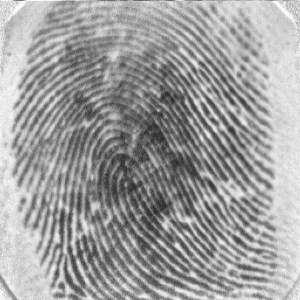
#> input picture AFIS - proyecto/Preprocessing fingerprint/clahe_test.jpeg, 300 x 300 px
$ python -i utils.py   (imports and definitions only)
#> lines starting #> are read from the running program, lines starting #| are printed output that depends on the picture
import matplotlib.pyplot as plt
import numpy as np
import scipy.ndimage as ndimage
import scipy.signal as signal

def showImage(image, label, vmin=0.0, vmax=1.0):
    plt.figure().suptitle(label)
    plt.imshow(image, cmap="gray", vmin=vmin, vmax=vmax)

# [87 lines left out: functions showOrientations, drawImage, normalize, localNormalize, binarize, kernelFromFunction, not called in this run]

def sobelKernelX():
    """
    Creates a horizontal Sobel kernel.
    """
    return np.array([[-1,  0,  1],
                     [-2,  0,  2],
                     [-1,  0,  1]])

def sobelKernelY():
    """
    Creates a vertical Sobel kernel.
    """
    return np.array([[-1, -2, -1],
                     [ 0,  0,  0],
                     [ 1,  2,  1]])

def convolve(image, kernel, origin=None, shape=None, pad=True):
    """
    Apply a kernel to an image or to a part of an image.

    :param image:   The source image.
    :param kernel:  The kernel (an ndarray of black and white, or grayvalues).
    :param origin:  The origin of the part of the image to be convolved.
                    Defaults to (0, 0).
    :param shape:   The shape of the part of the image that is to be convolved.
                    Defaults to the shape of the image.
    :param pad:     Whether the image should be padded before applying the
                    kernel. Passing False here will cause indexing errors if
                    the kernel is applied at the edge of the image.
    :returns:       The resulting image.
    """
    if not origin:
        origin = (0, 0)

    if not shape:
        shape = (image.shape[0] - origin[0], image.shape[1] - origin[1])

    result = np.empty(shape)

    if callable(kernel):
        k = kernel(0, 0)
    else:
        k = kernel

    kernelOrigin = (-k.shape[0] // 2, -k.shape[1] // 2)
    kernelShape = k.shape

    topPadding = 0
    leftPadding = 0

    if pad:
        topPadding = max(0, -(origin[0] + kernelOrigin[0]))
        leftPadding = max(0, -(origin[1] + kernelOrigin[1]))
        bottomPadding = max(0, (origin[0] + shape[0] + kernelOrigin[0] + kernelShape[0]) - image.shape[0])
        rightPadding = max(0, (origin[1] + shape[1] + kernelOrigin[1] + kernelShape[1]) - image.shape[1])

        padding = (topPadding, bottomPadding), (leftPadding, rightPadding)

        if np.max(padding) > 0.0:
            image = np.pad(image, padding, mode="edge")

    for y in range(shape[0]):
        for x in range(shape[1]):
            iy = topPadding + origin[0] + y + kernelOrigin[0]
            ix = leftPadding + origin[1] + x + kernelOrigin[1]

            block = image[iy:iy+kernelShape[0], ix:ix+kernelShape[1]]
            if callable(kernel):
                result[y, x] = np.sum(block * kernel(y, x))
            else:
                result[y, x] = np.sum(block * kernel)

    return result

# [21 lines left out: function findMask, not called in this run]

def averageOrientation(orientations, weights=None, deviation=False):
    """
    Calculate the average orientation in an orientation field.
    """

    orientations = np.asarray(orientations).flatten()
    o = orientations[0]

    aligned = np.where(np.absolute(orientations - o) > np.pi * 0.5,
            np.where(orientations > o, orientations - np.pi, orientations + np.pi),
            orientations)
    if deviation:
        return np.average(aligned, weights=weights) % np.pi, np.std(aligned)
    else:
        return np.average(aligned, weights=weights) % np.pi

# [47 lines left out: functions averageFrequency, rotateAndCrop, not called in this run]

def estimateOrientations(image, w=16, interpolate=True):
    """
    Estimate orientations of lines or ridges in an image.

    This is more or less an implementation of of the algorithm in Chapter 2.4 in
    the paper:

        Fingerprint image enhancement: Algorithm and performance evaluation
        Hong, L., Wan, Y. & Jain, A. (1998)

    In addition to calculating the orientation in each cell, we create a
    continuous orientation field, the same shape as the input image, by
    interpolating the orientation values between the cell centers, as
    suggested in this paper:

        Novel approach to automated fingerprint recognition
        Wahab, A., Chin, S. & Tan, E. (1998)

    :param image: The image to estimate orientations in.
    :param w: The block size.
    :returns: An ndarray the same shape as the image, filled with orientation
              angles in radians.
    """

    height, width = image.shape

    # First we smooth the whole image with a Gaussian filter, to make the
    # individual pixel gradients less spurious.
    image = ndimage.filters.gaussian_filter(image, 2.0)

    # Compute the gradients G_x and G_y at each pixel
    G_x = convolve(image, sobelKernelX())
    G_y = convolve(image, sobelKernelY())

    # Estimate the local orientation of each block
    yblocks, xblocks = height // w, width // w
    O = np.empty((yblocks, xblocks))
    for j in range(yblocks):
        for i in range(xblocks):
            V_y, V_x = 0, 0
            for v in range(w):
                for u in range(w):
                    V_x += 2 * G_x[j*w+v, i*w+u] * G_y[j*w+v, i*w+u]
                    V_y += G_x[j*w+v, i*w+u] ** 2 - G_y[j*w+v, i*w+u] ** 2

            O[j, i] = np.arctan2(V_x, V_y) * 0.5

    # Rotate the orientations so that they point along the ridges, and wrap
    # them into only half of the circle (all should be less than 180 degrees).
    O = (O + np.pi * 0.5) % np.pi

    # Smooth the orientation field
    orientations = np.full(image.shape, -1.0)
    O_p = np.empty(O.shape)
    O = np.pad(O, 2, mode="edge")
    for y in range(yblocks):
        for x in range(xblocks):
            surrounding = O[y:y+5, x:x+5]
            orientation, deviation = averageOrientation(surrounding, deviation=True)
            if deviation > 0.5:
                orientation = O[y+2, x+2]
            O_p[y, x] = orientation
    O = O_p

    # Make an orientation field the same shape as the input image, and fill it
    # with values interpolated from the preliminary orientation field.
    #
    # BUG: This is currently quite slow. It should be possible to implement
    #      this more efficiently.
    orientations = np.full(image.shape, -1.0)
    if interpolate:
        hw = w // 2
        for y in range(yblocks - 1):
            for x in range(xblocks - 1):
                for iy in range(w):
                    for ix in range(w):
                        orientations[y*w+hw+iy, x*w+hw+ix] = averageOrientation(
                                [O[y, x], O[y+1, x], O[y, x+1], O[y+1, x+1]],
                                [iy + ix, w - iy + ix, iy + w - ix, w - iy + w - ix])
    else:
        for y in range(yblocks):
            for x in range(xblocks):
                orientations[y*w:(y+1)*w, x*w:(x+1)*w] = O[y, x]

    #print(O.flatten())
    #print(O.shape)
    return orientations

# [59 lines left out: function estimateFrequencies, not called in this run]

>>> import cv2
>>> picture = cv2.imread('../../../../AFIS - proyecto/Preprocessing fingerprint/clahe_test.jpeg', cv2.IMREAD_GRAYSCALE)
#> picture is the input picture: shape (300, 300); min 39, max 255, mean 158.4
>>> result = estimateOrientations(picture)
#> in estimateOrientations, `image = ndimage.filters.gaussian_filter(image, 2.0)`:
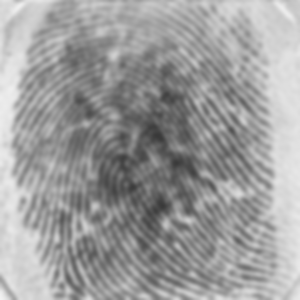
#> image: shape (300, 300); min 57, max 242, mean 157.4
#> in convolve, `k = kernel`: k = [[-1, 0, 1], [-2, 0, 2], [-1, 0, 1]]
#> after the loop in convolve, `for y in range(shape[0]):`:
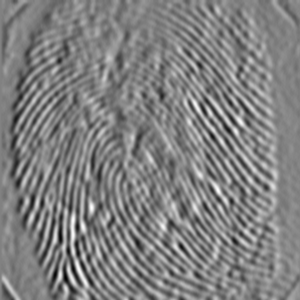
#> result: shape (300, 300) float64; min -170, max 166, mean 0.1; drawn with min black and max white
#> call 2 of convolve, with kernel = array of shape (3, 3), pad = True
#> in convolve (call 2), `k = kernel`: k = [[-1, -2, -1], [0, 0, 0], [1, 2, 1]]
#> after the loop in convolve (call 2), `for y in range(shape[0]):`:
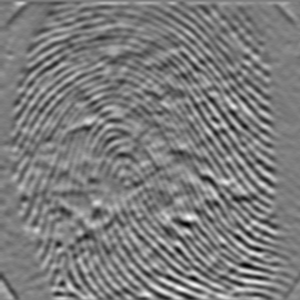
#> result: shape (300, 300) float64; min -155, max 161, mean -0.2; drawn with min black and max white
#> in estimateOrientations, `O = np.pad(O, 2, mode="edge")`:
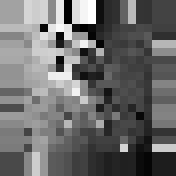
#> O: shape (22, 22) float64 (shown 8 times larger); min 0.0399, max 3.11, mean 1.34; drawn with min black and max white
#> the loop in estimateOrientations, `for y in range(yblocks - 1):` made 17 passes
#> after the loop in estimateOrientations, `for y in range(yblocks - 1):`:
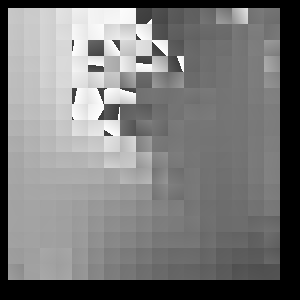
#> orientations: shape (300, 300) float64; min -1, max 3.14, mean 0.972; drawn with min black and max white
